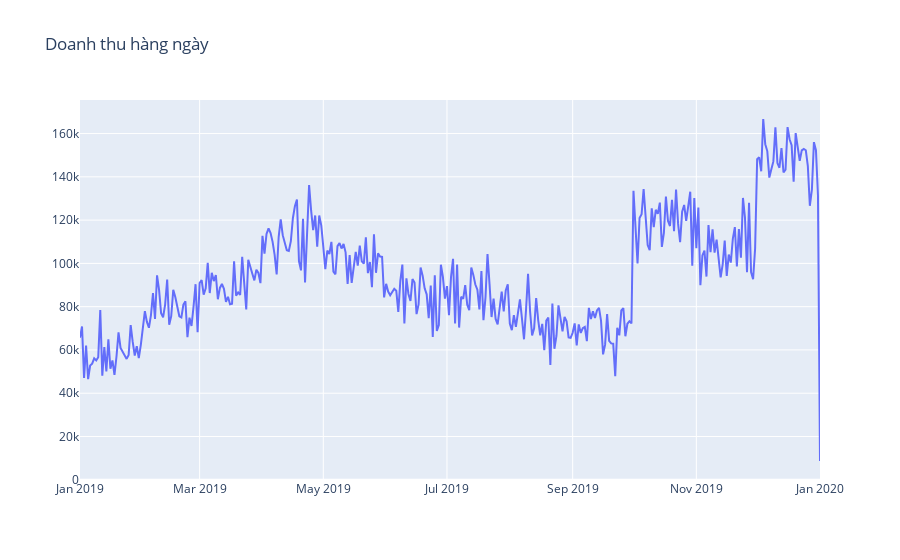

This figure's notebook cell:
### Code cell
# Biểu đồ doanh thu theo ngày
plot_data = [
    go.Scatter(
        x = df["Date"],
        y = df["Sales"],
    )
]

plot_layout = go.Layout(
    title = "Doanh thu hàng ngày"
)

fig = go.Figure(data=plot_data, layout=plot_layout)
pyoff.iplot(fig)

### Figure 1 — Plotly figure (JSON) as saved in the notebook; plotly's stock layout.template omitted (floating-point values rounded to 4 significant figures; data arrays with more than 128 entries replaced by an {"elided": "..."} marker saying what was removed)
{"data": [{"type": "scatter", "x": {"elided": "366 str values"}, "y": {"elided": "366 float values"}}], "layout": {"title": {"text": "Doanh thu hàng ngày"}}}
